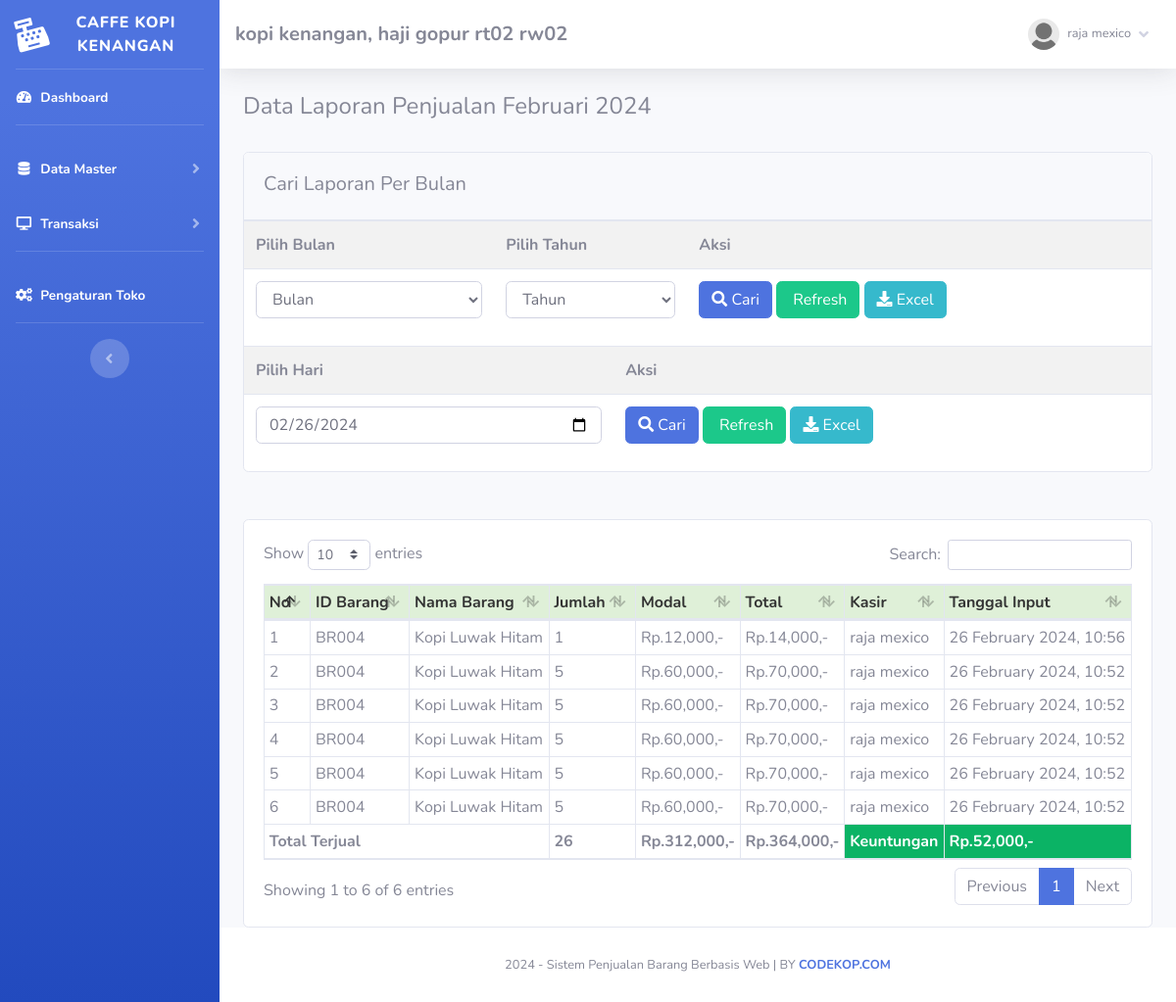
The app's page /index.php?page=laporan (signed in) with its own data.
### tables this page shows
CREATE TABLE `toko` (
  `id_toko` int(11) NOT NULL,
  `nama_toko` varchar(255) NOT NULL,
  `alamat_toko` text NOT NULL,
  `tlp` varchar(255) NOT NULL,
  `nama_pemilik` varchar(255) NOT NULL
);

CREATE TABLE `member` (
  `id_member` int(11) NOT NULL,
  `nm_member` varchar(255) NOT NULL,
  `alamat_member` text NOT NULL,
  `telepon` varchar(255) NOT NULL,
  `email` varchar(255) NOT NULL,
  `gambar` text NOT NULL,
  `NIK` text NOT NULL
);

CREATE TABLE `nota` (
  `id_nota` int(11) NOT NULL,
  `id_barang` varchar(255) NOT NULL,
  `id_member` int(11) NOT NULL,
  `jumlah` varchar(255) NOT NULL,
  `total` varchar(255) NOT NULL,
  `tanggal_input` varchar(255) NOT NULL,
  `periode` varchar(255) DEFAULT NULL
);

CREATE TABLE `barang` (
  `id` int(11) NOT NULL,
  `id_barang` varchar(255) NOT NULL,
  `id_kategori` int(11) NOT NULL,
  `nama_barang` text NOT NULL,
  `merk` varchar(255) NOT NULL,
  `harga_beli` varchar(255) NOT NULL,
  `harga_jual` varchar(255) NOT NULL,
  `satuan_barang` varchar(255) NOT NULL,
  `stok` text NOT NULL,
  `tgl_input` varchar(255) NOT NULL,
  `tgl_update` varchar(255) DEFAULT NULL
);

### admin/module/laporan/index.php (the view, shortened to what this page needs)
 <?php
	$bulan_tes =array(
		'01'=>"Januari",
		'02'=>"Februari",
		'03'=>"Maret",
		'04'=>"April",
		'05'=>"Mei",
		'06'=>"Juni",
		'07'=>"Juli",
		'08'=>"Agustus",
		'09'=>"September",
		'10'=>"Oktober",
		'11'=>"November",
		'12'=>"Desember"
	);
?>
<div class="row">
	<div class="col-md-12">
		<h4>
			<?php if(!empty($_GET['cari'])){ ?>
			Data Laporan Penjualan <?= $bulan_tes[$_POST['bln']];?> <?= $_POST['thn'];?>
			<?php }elseif(!empty($_GET['hari'])){?>
			Data Laporan Penjualan <?= $_POST['hari'];?>
			<?php }else{?>
			Data Laporan Penjualan <?= $bulan_tes[date('m')];?> <?= date('Y');?>
			<?php }?>
		</h4>
		<br />
		<div class="card">
			<div class="card-header">
				<h5 class="card-title mt-2">Cari Laporan Per Bulan</h5>
			</div>
			<div class="card-body p-0">
				<form method="post" action="index.php?page=laporan&cari=ok">
					<table class="table table-striped">
						<tr>
							<th>
								Pilih Bulan
							</th>
							<th>
								Pilih Tahun
							</th>
							<th>
								Aksi
							</th>
						</tr>
						<tr>
							<td>
								<select name="bln" class="form-control">
									<option selected="selected">Bulan</option>
								</select>
							</td>
							<td>
							<?php
								echo "<select name='thn' class='form-control'>";
								echo '
								<option selected="selected">Tahun</option>';
								echo "</select>";
							?>
							</td>
							<td>
								<button class="btn btn-primary">
									<i class="fa fa-search"></i> Cari
								</button>
								<a href="index.php?page=laporan" class="btn btn-success">
									<i class="fa fa-refresh"></i> Refresh</a>
								<?php if(!empty($_GET['cari'])){?>
								<a href="excel.php?cari=yes&bln=<?=$_POST['bln'];?>&thn=<?=$_POST['thn'];?>"
									class="btn btn-info"><i class="fa fa-download"></i>
									Excel</a>
								<?php }else{?>
								<a href="excel.php" class="btn btn-info"><i class="fa fa-download"></i>
									Excel</a>
								<?php }?>
							</td>
						</tr>
					</table>
				</form>
				<form method="post" action="index.php?page=laporan&hari=cek">
					<table class="table table-striped">
						<tr>
							<th>
								Pilih Hari
							</th>
							<th>
								Aksi
							</th>
						</tr>
						<tr>
							<td>
								<input type="date" value="<?= date('Y-m-d');?>" class="form-control" name="hari">
							</td>
							<td>
								<button class="btn btn-primary">
									<i class="fa fa-search"></i> Cari
								</button>
								<a href="index.php?page=laporan" class="btn btn-success">
									<i class="fa fa-refresh"></i> Refresh</a>
								<?php if(!empty($_GET['hari'])){?>
								<a href="excel.php?hari=cek&tgl=<?= $_POST['hari'];?>" class="btn btn-info"><i
										class="fa fa-download"></i>
									Excel</a>
								<?php }else{?>
								<a href="excel.php" class="btn btn-info"><i class="fa fa-download"></i>
									Excel</a>
								<?php }?>
							</td>
						</tr>
					</table>
				</form>
			</div>
		</div>
         <br />
         <br />
		<div class="card">
			<div class="card-body">
				<div class="table-responsive">
					<table class="table table-bordered w-100 table-sm" id="example1">
						<thead>
							<tr style="background:#DFF0D8;color:#333;">
								<th> No</th>
								<th> ID Barang</th>
								<th> Nama Barang</th>
								<th style="width:10%;"> Jumlah</th>
								<th style="width:10%;"> Modal</th>
								<th style="width:10%;"> Total</th>
								<th> Kasir</th>
								<th> Tanggal Input</th>
							</tr>
						</thead>
						<tbody>
							<?php
								$no=1;
								if(!empty($_GET['cari'])){
									$periode = $_POST['bln'].'-'.$_POST['thn'];
									$no=1;
									$jumlah = 0;
									$bayar = 0;
									$hasil = $lihat -> periode_jual($periode);
								}elseif(!empty($_GET['hari'])){
									$hari = $_POST['hari'];
									$no=1;
									$jumlah = 0;
									$bayar = 0;
									$hasil = $lihat -> hari_jual($hari);
								}else{
									$hasil = $lihat -> jual();
								}
							?>
							<?php
								$bayar = 0;
								$jumlah = 0;
								$modal = 0;
								foreach($hasil as $isi){
									$bayar += $isi['total'];
									$modal += $isi['harga_beli']* $isi['jumlah'];
									$jumlah += $isi['jumlah'];
							?>
							<tr>
								<td><?php echo $no;?></td>
								<td><?php echo $isi['id_barang'];?></td>
								<td><?php echo $isi['nama_barang'];?></td>
								<td><?php echo $isi['jumlah'];?> </td>
								<td>Rp.<?php echo number_format($isi['harga_beli']* $isi['jumlah']);?>,-</td>
								<td>Rp.<?php echo number_format($isi['total']);?>,-</td>
								<td><?php echo $isi['nm_member'];?></td>
								<td><?php echo $isi['tanggal_input'];?></td>
							</tr>
							<?php $no++; }?>
						</tbody>
						<tfoot>
							<tr>
								<th colspan="3">Total Terjual</td>
								<th><?php echo $jumlah;?></td>
								<th>Rp.<?php echo number_format($modal);?>,-</th>
								<th>Rp.<?php echo number_format($bayar);?>,-</th>
								<th style="background:#0bb365;color:#fff;">Keuntungan</th>
								<th style="background:#0bb365;color:#fff;">
									Rp.<?php echo number_format($bayar-$modal);?>,-</th>
							</tr>
						</tfoot>
					</table>
				</div>
			</div>
		</div>
     </div>
 </div>

### index.php (shortened to what this page needs)
<?php
	if(!empty($_SESSION['admin'])){
		require 'config.php';
		$lihat = new view($config);
		$toko = $lihat -> toko();
			include 'admin/template/header.php';
			include 'admin/template/sidebar.php';
				if(!empty($_GET['page'])){
					include 'admin/module/'.$_GET['page'].'/index.php';
				}else{
					include 'admin/template/home.php';
				}
			include 'admin/template/footer.php';
	}else{
		echo '<script>window.location="login.php";</script>';
		exit;
	}
?>

### admin/template/sidebar.php (shortened to what this page needs)
<?php
    $id = $_SESSION['admin']['id_member'];
    $hasil_profil = $lihat -> member_edit($id);
?>
<ul class="navbar-nav bg-gradient-primary sidebar sidebar-dark accordion" id="accordionSidebar">
    <a class="sidebar-brand d-flex align-items-center justify-content-center" href="index.php">
        <div class="sidebar-brand-icon rotate-n-15">
            <i class="fas fa-cash-register"></i>
        </div>
        <div class="sidebar-brand-text mx-3">CAFFE KOPI KENANGAN<sup></sup></div>
    </a>
    <hr class="sidebar-divider my-0">
    <li class="nav-item active">
        <a class="nav-link" href="index.php">
            <i class="fas fa-fw fa-tachometer-alt"></i>
            <span>Dashboard</span></a>
    </li>
    <hr class="sidebar-divider">
    <li class="nav-item active">
        <a class="nav-link collapsed" href="#" data-toggle="collapse" data-target="#collapseTwo" aria-expanded="true"
            aria-controls="collapseTwo">
            <i class="fas fa-fw fa-database"></i>
            <span>Data Master</span>
        </a>
    </li>
    <li class="nav-item active">
        <a class="nav-link collapsed" href="#" data-toggle="collapse" data-target="#collapse3" aria-expanded="true"
            aria-controls="collapse3">
            <i class="fas fa-fw fa-desktop"></i>
            <span>Transaksi</span>
        </a>
    </li>
    <hr class="sidebar-divider">
    <li class="nav-item active">
        <a class="nav-link" href="index.php?page=pengaturan">
            <i class="fas fa-fw fa-cogs"></i>
            <span>Pengaturan Toko</span></a>
    </li>
    <hr class="sidebar-divider d-none d-md-block">
    <div class="text-center d-none d-md-inline">
        <button class="rounded-circle border-0" id="sidebarToggle"></button>
    </div>
</ul>
<div id="content-wrapper" class="d-flex flex-column">
    <div id="content">
        <nav class="navbar navbar-expand navbar-light bg-white topbar mb-4 static-top shadow">
            <h5 class="d-lg-block d-none mt-2"><b><?php echo $toko['nama_toko'];?>, <?php echo $toko['alamat_toko'];?></b></h5>
            <ul class="navbar-nav ml-auto">
                <li class="nav-item dropdown no-arrow">
                    <a class="nav-link dropdown-toggle" href="#" id="userDropdown" role="button" data-toggle="dropdown"
                        aria-haspopup="true" aria-expanded="false">
                        <img class="img-profile rounded-circle"
                            src="assets/img/user/<?php echo $hasil_profil['gambar'];?>">
                        <span
                            class="mr-2 d-none d-lg-inline text-gray-600 small ml-2"><?php echo $hasil_profil['nm_member'];?></span>
                        <i class="fas fa-angle-down"></i>
                    </a>
                </li>
            </ul>
        </nav>
        <div class="container-fluid">

### records on screen
toko: nama_toko "kopi kenangan", alamat_toko "haji gopur rt02 rw02"
nota: barang.id_barang "BR004", barang.nama_barang "Kopi Luwak Hitam", jumlah "1", $isi['harga_beli']*$isi['jumlah'] "12,000", total "14,000", id_member.nm_member "raja mexico", tanggal_input "26 February 2024, 10:56"
nota: barang.id_barang "BR004", barang.nama_barang "Kopi Luwak Hitam", jumlah "5", $isi['harga_beli']*$isi['jumlah'] "60,000", total "70,000", id_member.nm_member "raja mexico", tanggal_input "26 February 2024, 10:52"
nota: barang.id_barang "BR004", barang.nama_barang "Kopi Luwak Hitam", jumlah "5", $isi['harga_beli']*$isi['jumlah'] "60,000", total "70,000", id_member.nm_member "raja mexico", tanggal_input "26 February 2024, 10:52"
nota: barang.id_barang "BR004", barang.nama_barang "Kopi Luwak Hitam", jumlah "5", $isi['harga_beli']*$isi['jumlah'] "60,000", total "70,000", id_member.nm_member "raja mexico", tanggal_input "26 February 2024, 10:52"
nota: barang.id_barang "BR004", barang.nama_barang "Kopi Luwak Hitam", jumlah "5", $isi['harga_beli']*$isi['jumlah'] "60,000", total "70,000", id_member.nm_member "raja mexico", tanggal_input "26 February 2024, 10:52"
nota: barang.id_barang "BR004", barang.nama_barang "Kopi Luwak Hitam", jumlah "5", $isi['harga_beli']*$isi['jumlah'] "60,000", total "70,000", id_member.nm_member "raja mexico", tanggal_input "26 February 2024, 10:52"

### other values on screen
$hasil_profil['nm_member'] "raja mexico"
$jumlah "26"
$modal "312,000"
$bayar "364,000"
$bayar-$modal "52,000"
